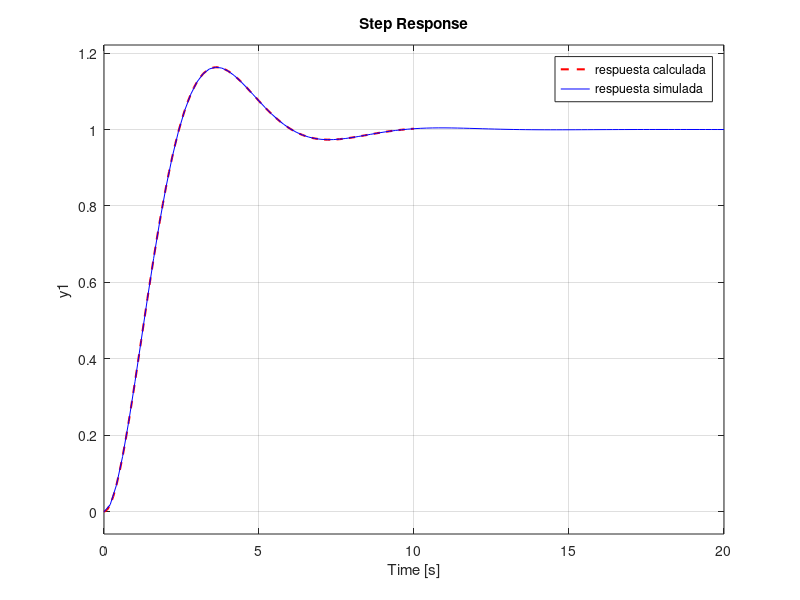

This chart was generated by the following MATLAB code: (Note: this script raises an error after producing the figure.)
a = [1 1 1] %coeficientes del denominador
b = 1 %coeficientes del numerador
H = tf(b, a);

A = [0 1; -1 -1];
B = transpose([0 1]);
C = [1 0];
D = 0;

[b_check, a_check] = ss2tf(A, B, C, D);

H_check = tf(b_check, a_check);

display(H)
display(H_check)
%Misma transferencia

%respuesta al escalón:
t = 0:0.1:10; %de 0, con incremento 0.1 hasta 10

%respuesta analítica al escalón
y = 1 - (exp(-t/2)).*(cos(sqrt(3/4)*t) + 1/sqrt(3)*sin(sqrt(3/4)*t));

figure;
plot(t, y, '--r', 'LineWidth', 1.5)
hold on
step(H, 'b')
hold off
grid on
legend('respuesta calculada', 'respuesta simulada')

syms s
mat = [s 0; 0 s] - A;
matinv = inv(mat);

ilaplace(matinv)
%es la que calculé

%respuesta al impulso:
figure;
impulse(H)
grid on
legend('Respuesta al impulso del sistema')

%Respuesta a una condición inicial
IC = [0 1]; %Posición inicial 0. Velocidad inicial 1 m/s
sys = ss(A, B, C, D);
figure;
initial(sys, IC)
